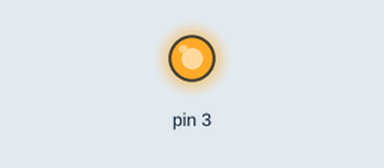
The sketch below on a simulated Arduino Uno, built with avr-gcc and run on an emulated ATmega328P. Parts: output pins drawn as LEDs (lit = HIGH).

Above: at 0.05 s.
At 3.05 s:
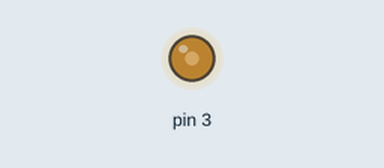
At 6.05 s:
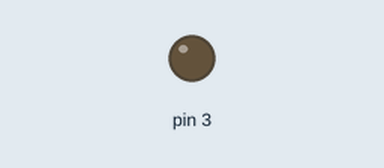
At 12.0 s:
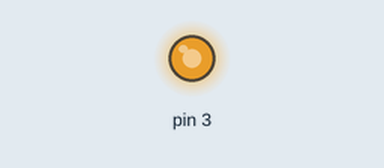
Timing chart, 0 to 15.6 s (numbered marks = the images above):
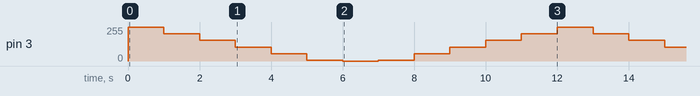

Measured:
- by itself, pin 3: repeats every 12.0 s: 205/255 1.0 s, 155/255 1.0 s, 105/255 1.0 s, 55/255 1.0 s, 5/255 1.0 s, 0/255 1.0 s, 5/255 1.0 s, 55/255 1.0 s, 105/255 1.0 s, 155/255 1.0 s, 205/255 1.0 s, 255/255 1.0 s

The sketch:

led.ino
```cpp
void setup() {
  pinMode(3, OUTPUT);
}
void loop() {
  analogWrite(3, 255);
  delay(1000);
  analogWrite(3, 205);
  delay(1000);
  analogWrite(3, 155);
  delay(1000);
  analogWrite(3, 105);
  delay(1000);
  analogWrite(3, 55);
  delay(1000);
  analogWrite(3, 5);
  delay(1000);
  analogWrite(3, 0);
  delay(1000);
  analogWrite(3, 5);
  delay(1000);
  analogWrite(3, 55);
  delay(1000);
  analogWrite(3, 105);
  delay(1000);
  analogWrite(3, 155);
  delay(1000);
  analogWrite(3, 205);
  delay(1000);
}
```
